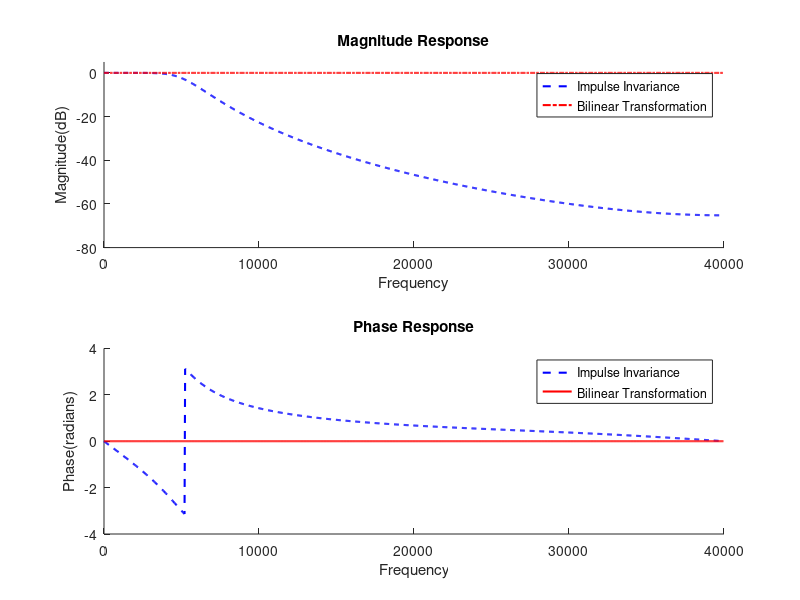

MATLAB code to generate this figure:
% comparison between impulse invariance and bilinear transformation for IIR
% filter design

clear;
% sampling frequency
fs = 80e3;
% passband edge frequency
fpb = 4e3;
% stopband edge frequency
fsb = 20e3;
% maximum passband ripple
Rp = 0.5;
% minimum stopband attenuation
As = 45;

% frequencies for impulse invariance
wpb1 = 2*pi*fpb;
wsb1 = 2*pi*fsb;

% pre-warping frequencies for bilinear transformation
% wpb2= 2 * fs * tan(pi * fpb / fs);
% wsb2 = 2 * fs * tan(pi * fsb / fs);

% without pre-warping frequencies for bilinear transformation
wpb2 = 2*pi*fpb;
wsb2 = 2*pi*fsb;

% determine the order and cutoff frequency of Butterworth filter
[n,Wn] = buttord(wpb1,wsb1,Rp,As,'s');
[n2,Wn2] = buttord(wpb2,wsb2,Rp,As,'s');

% design the analog Butterworth low-pass filter
[b1,a1] = butter(n,Wn,'s');
[b2,a2] = butter(n2,Wn2,'s');

% convert the analog filter to digital using impinvar
[bz1,az1] = impinvar(b1,a1,fs);
[bz2,az2] = bilinear(b2,a2,fs);

[H_impinvar,f] = freqz(bz1,az1,1024,fs);
[H_bilinear,~] = freqz(bz2,az2,1024,fs);

figure;
subplot(2,1,1);
hold on;
plot(f,20*log10(abs(H_impinvar)), 'b','LineStyle',"--", 'LineWidth',1.5);
plot(f,20*log10(abs(H_bilinear)),'r','LineStyle',"-.",'LineWidth',1.5);
xlabel('Frequency');
ylabel('Magnitude(dB)');
title('Magnitude Response');
legend('Impulse Invariance','Bilinear Transformation');
ylim([-80 5]);
hold off;

subplot(2,1,2);
hold on;
plot(f,angle(H_impinvar), 'b','LineStyle',"--", 'LineWidth',1.5);
plot(f,angle(H_bilinear),'r','LineStyle',"-",'LineWidth',1.5);
xlabel('Frequency');
ylabel('Phase(radians)');
title('Phase Response');
legend('Impulse Invariance','Bilinear Transformation');
hold off;